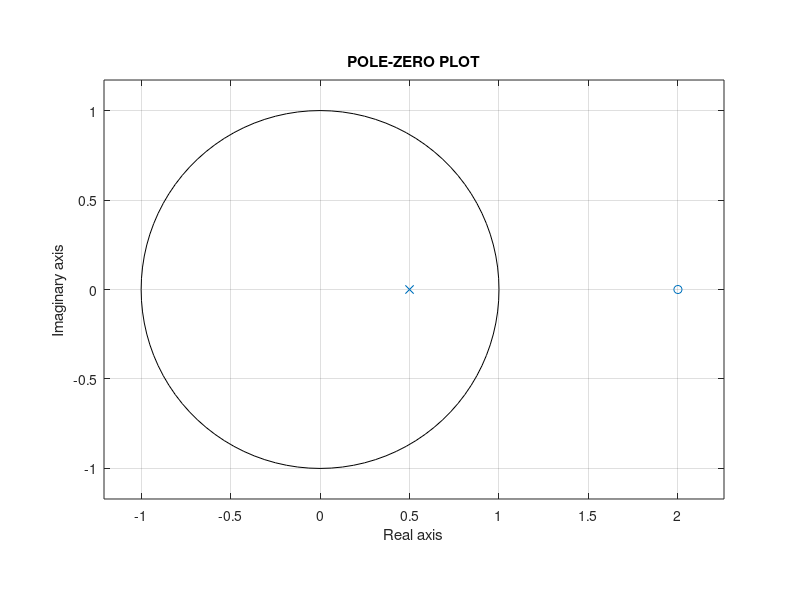
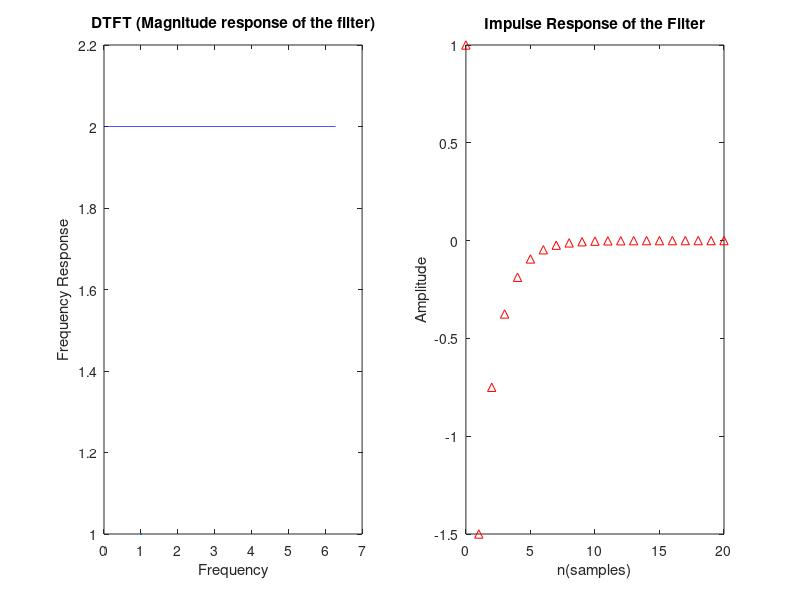

The MATLAB script that drew these images, in order:
p=0.5;
b=[1,-1/p];
a=[1,-p];
n=1001;

%pole zero plot
figure();
zplane(b,a);
grid on;
title("POLE-ZERO PLOT");
xlabel("Real axis");
ylabel("Imaginary axis");

%frequency response
[R,f] = freqz(b,a,n,"whole");
figure()
subplot(1,2,1);
plot(f,abs(R),'blue',linewidth=1);
xlabel("Frequency");
ylabel("Frequency Response");
title("DTFT (Magnitude response of the filter)");

%impulse response
subplot(1,2,2);
impz(b,a);
xlabel("n(samples)");
ylabel("Amplitude");
title("Impulse Response of the Filter");

